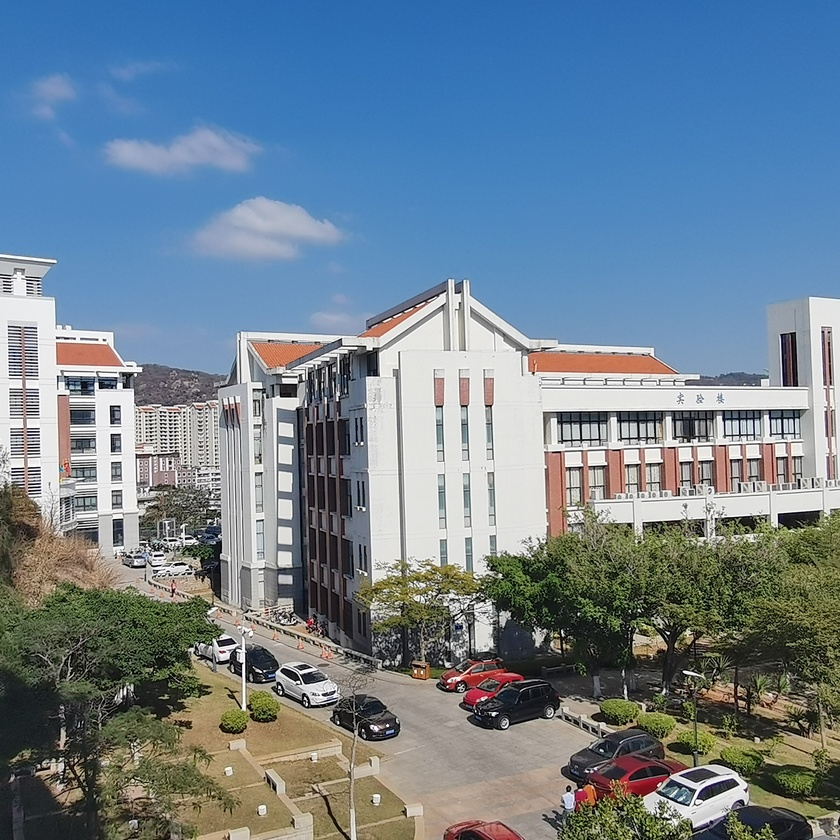
#> input picture Image_Stitching/data/1.jpg, 840 x 840 px, shrunk from 2448 x 2448 before the run; its folder holds 2 pictures in this run
$ jupyter execute --allow-errors teach_impl.ipynb   (shell and % lines are left out)   (Python 2 division)
#> lines starting #> are read from the running program, lines starting #| are printed output that depends on the picture
# 下面是手写版教程，完整版直接拉到最后

[cell 1]
import cv2
import glob
import numpy as np
import matplotlib.pyplot as plt

[cell 2]
filename_list = glob.glob("./data/*.jpg")

[cell 3]
resize_mul = 5
img_list = []
img_gray_list = []
img_gray_float_list = []
for filename in filename_list:
    img = cv2.imread(filename)
#> img is the input picture: shape (840, 840, 3); mean B, G, R 145.1, 130.2, 111.7
    x, y, _ = img.shape
#> x = 840; y = 840
    img = cv2.resize(img, (y // resize_mul, x // resize_mul))
#> img: shape (168, 168, 3)
    img_list.append(img)

    img_gray = cv2.cvtColor(img,cv2.COLOR_BGR2GRAY)
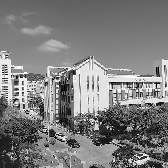
#> img_gray: shape (168, 168); min 0, max 255, mean 126.4
    img_gray_list.append(img_gray)

    img_gray_float = np.float32(img_gray)
    img_gray_float_list.append(img_gray_float)
#> pass 2 of the loop `for filename in filename_list:`:
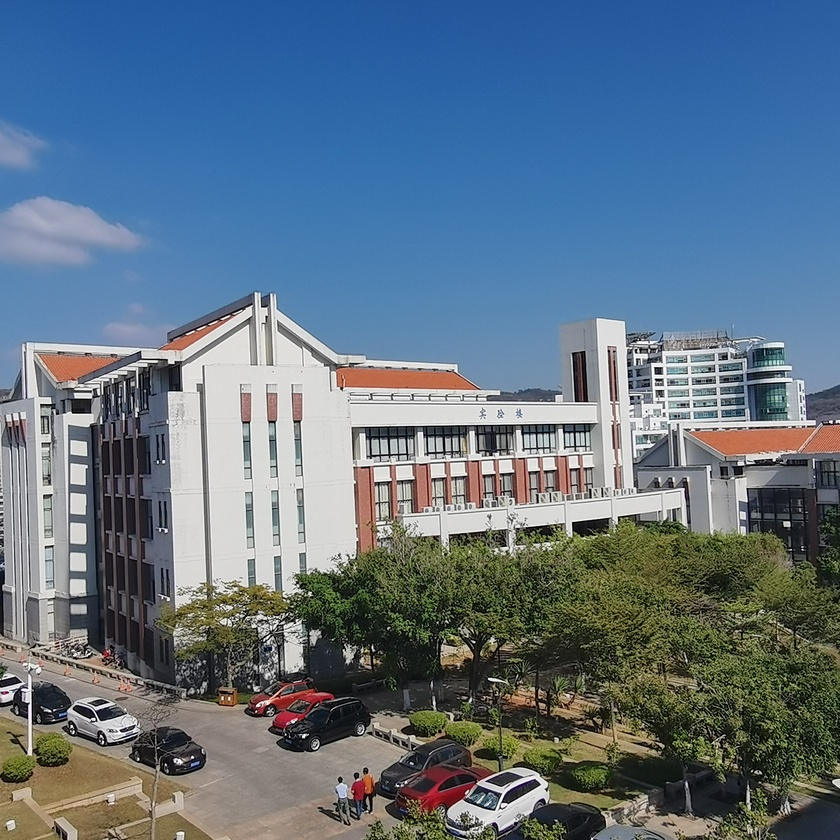
#> input picture Image_Stitching/data/2.jpg, 840 x 840 px, shrunk from 2448 x 2448 before the run
#> img is the input picture: shape (840, 840, 3); mean B, G, R 132.5, 115.3, 96.1
#> `img = cv2.resize(img, (y // resize_mul, x // resize_mul))`:
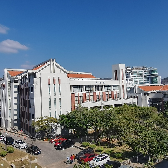
#> img: shape (168, 168, 3); mean B, G, R 132.8, 115.7, 96.5
#> `img_gray = cv2.cvtColor(img,cv2.COLOR_BGR2GRAY)`:
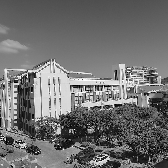
#> img_gray: shape (168, 168); min 0, max 255, mean 111.9

[cell 4]
# [9 lines left out: function show_img, not called in this run]

[cell 5]
# [12 lines of commented-out code are left out]

[cell 6]
from skimage.feature import corner_peaks
from scipy.spatial.distance import cdist

[cell 7]
def simple_descriptor(patch):
    ave = np.mean(patch)
    std = np.std(patch)
    if std==0:
        std=1
    result_patch = (patch - ave) / std
    return result_patch.flatten()

[cell 8]
def keypoint_description(image,keypoint,desc_func,patch_size=16):
    keypoint_desc = []
    for i,point in enumerate(keypoint):
        x,y = point
        patch = image[x-patch_size//2:x+int(np.ceil(patch_size/2)),y-patch_size//2:y+int(np.ceil(patch_size/2))]
        description = desc_func(patch)
        keypoint_desc.append(description)
    return np.array(keypoint_desc)

def description_matches(desc1,desc2,threshold=0.5):
    distance_array = cdist(desc1, desc2)
    matches = []
    i=0
    for each_distance_list in distance_array:
        arg_list = np.argsort(each_distance_list)
        index1 = arg_list[0]
        index2 = arg_list[1]
        if each_distance_list[index1] / each_distance_list[index2] <= threshold:
            matches.append([i,index1])
        i+=1
    return np.array(matches)

[cell 9]
from skimage import filters
# [8 lines left out: function gaussian_kernel, not called in this run]

def conv(image,kernel):
    m,n = image.shape
    kernel_m,kernel_n = kernel.shape
    image_pad = np.pad(image,((kernel_m//2,kernel_m//2),(kernel_n//2 , kernel_n//2)),'constant')
    result = np.zeros((m,n))
    for i in range(m):
        for j in range(n):
            value = np.sum(image_pad[i:i+kernel_m,j:j+kernel_n]*kernel)
            result[i,j]=value
    return result
def harris_corners(image,window_size=3,k=0.04,window_type=0):
    if window_type==0:
        window=np.ones((window_size,window_size))
    if window_type==1:
        window = gaussian_kernel(window_size,1)
    m,n = image.shape
    dx = filters.sobel_v(image)
    dy = filters.sobel_h(image)
    dx_dx = dx * dx
    dy_dy = dy * dy
    dx_dy = dx * dy
    w_dx_dx = conv(dx_dx,window)
    w_dy_dy = conv(dy_dy,window)
    w_dx_dy = conv(dx_dy,window)
    reponse = np.zeros((m,n))
    for i in range(m):
        for j in range(n):
            M=np.array([[w_dx_dx[i,j],w_dx_dy[i,j]],[w_dx_dy[i,j],w_dy_dy[i,j]]])
            R = np.linalg.det(M)-k*(np.trace(M))**2
            reponse[i,j] = R
    return reponse

[cell 10]
image1 = img_gray_list[0]
image2 = img_gray_list[1]

[cell 11]
keypoint1 = corner_peaks(harris_corners(image1),threshold_rel=0.05,exclude_border=8)
#> after the loop in harris_corners, `for i in range(m):`:
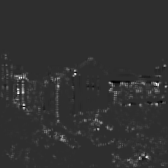
#> reponse: shape (168, 168) float64; min -0.513, max 2.32, mean 0.0394; drawn with min black and max white
#> keypoint1 = 328 pairs, first value 58 to 159, second value 9 to 159
keypoint2 = corner_peaks(harris_corners(image2),threshold_rel=0.05,exclude_border=8)
#> call 2 of harris_corners, with window_size = 3, k = 0.04, window_type = 0
#> after the loop in conv (call 5), `for i in range(m):`:
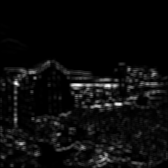
#> result: shape (168, 168) float64; min 6.73e-06, max 3.97, mean 0.195; drawn with min black and max white
#> in conv (call 6), `image_pad = np.pad(image,((kernel_m//2,kernel_m//2),(kernel_n//2 , ker..`:
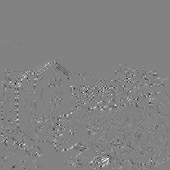
#> image_pad: shape (170, 170) float64; min -0.327, max 0.312, mean -4.19e-05; drawn with min black and max white
#> after the loop in conv (call 6), `for i in range(m):`:
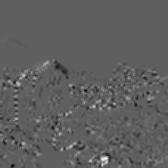
#> result: shape (168, 168) float64; min -0.78, max 1.3, mean -0.000404; drawn with min black and max white
#> after the loop in harris_corners (call 2), `for i in range(m):`:
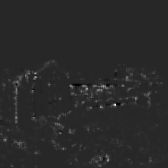
#> reponse: shape (168, 168) float64; min -0.541, max 2.93, mean 0.0328; drawn with min black and max white
#> keypoint2 = 237 pairs, first value 61 to 159, second value 8 to 157

[cell 12]
desc1 = keypoint_description(image1,keypoint1,desc_func=simple_descriptor,patch_size=5)
#> the loop in keypoint_description, `for i,point in enumerate(keypoint):` made 328 passes
#> (x, y) on passes 1 to 3: (93, 18), (83, 156), (77, 21)
#> after the loop in keypoint_description, `for i,point in enumerate(keypoint):`: keypoint_desc = 328 items
desc2 = keypoint_description(image2,keypoint2,desc_func=simple_descriptor,patch_size=5)
#> the loop in keypoint_description (call 2), `for i,point in enumerate(keypoint):` made 237 passes
#> (x, y) on passes 1 to 3: (104, 115), (77, 35), (88, 87)

[cell 13]
harris_corners(image1).shape
#> Out = (168, 168)

[cell 14]
keypoint1.shape
#> Out = (328, 2)

[cell 15]
def plot_matches(ax,image1,image2,keypoint1,keypoint2,matches):
    H1,W1 = image1.shape
    H2,W2 = image2.shape
    if H1>H2:
        new_image2 = np.zeros((H1,W2))
        new_image2[:H2,:] = image2
        image2 = new_image2
    if H1<H2:
        new_image1 = np.zeros((H2,W1))
        new_image2[:H1,:]=image1
        image1 = new_image1
    image = np.concatenate((image1,image2),axis=1)
#     ax.scatter(keypoint1[:,1],keypoint1[:,0],facecolors='none',edgecolors='k')
#     ax.scatter(keypoint2[:,1]+image1.shape[1],keypoint2[:,0],facecolors='none',edgecolors='k')
    ax.imshow(image,interpolation='nearest',cmap='gray')
    for one_match in matches:
        index1 = one_match[0]
        index2 = one_match[1]
        color = np.random.rand(3)
        ax.scatter(keypoint1[index1,1],keypoint1[index1,0],facecolors='none',edgecolors='k')
        ax.scatter(keypoint2[index2,1]+image1.shape[1],keypoint2[index2,0],facecolors='none',edgecolors='k')
        ax.plot((keypoint1[index1,1],keypoint2[index2,1] + image1.shape[1]),
                (keypoint1[index1,0],keypoint2[index2,0]),'-',color=color)

[cell 16]
matches = description_matches(desc1,desc2,threshold=0.7)
#> in description_matches, `distance_array = cdist(desc1, desc2)`:
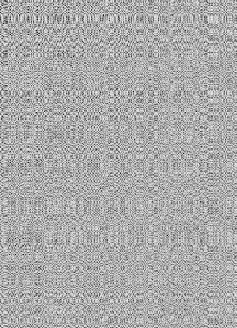
#> distance_array: shape (328, 237) float64; min 0.607, max 7.95, mean 5.56; drawn with min black and max white

fig,ax = plt.subplots(1,1,figsize=(15,12))

ax.axis('off')
plot_matches(ax,image1,image2,keypoint1,keypoint2,matches)
#> in plot_matches, `image = np.concatenate((image1,image2),axis=1)`:
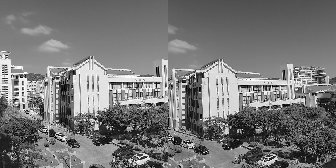
#> image: shape (168, 336); min 0, max 255, mean 119.2
#> the loop in plot_matches, `for one_match in matches:` made 17 passes
#> one_match on passes 1 to 12: [4, 53], [43, 42], [44, 39], [56, 73], [90, 53], [91, 133], [92, 100], [100, 73], [119, 18], [139, 134], [153, 183], [188, 100]
plt.show()
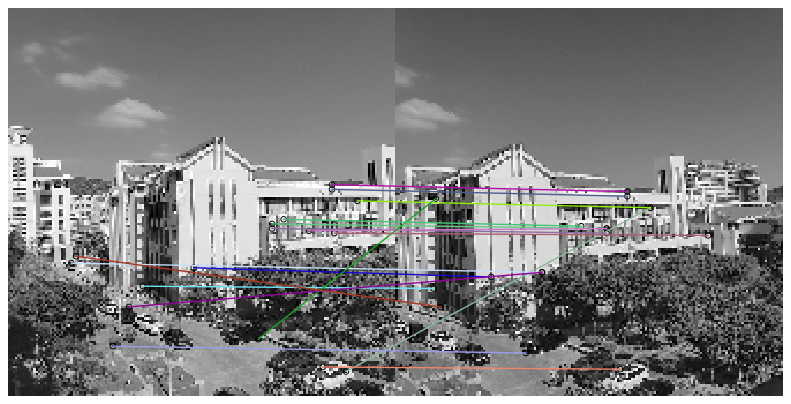
#> figure drawn by matplotlib, 1 panel

[cell 17]
pts1 = []
pts2 = []
for one_match in matches:
    index1 = one_match[0]
    index2 = one_match[1]
    pts1.append([keypoint1[index1,0],keypoint1[index1,1]])
    pts2.append([keypoint2[index2,0],keypoint2[index2,1]])
#> this loop made 17 passes
pts1 = np.float32(pts1)
pts2 = np.float32(pts2)

[cell 18]
F, mask = cv2.findHomography(pts1, pts2, cv2.RANSAC)

[cell 19]
# 寻则内部点
pts1 = pts1[mask.ravel() == 1]
pts2 = pts2[mask.ravel() == 1]

[cell 20]
H1,W1 = image1.shape
H2,W2 = image2.shape
if H1>H2:
    new_image2 = np.zeros((H1,W2))
    new_image2[:H2,:] = image2
    image2 = new_image2
if H1<H2:
    new_image1 = np.zeros((H2,W1))
    new_image2[:H1,:]=image1
    image1 = new_image1
image = np.concatenate((image1,image2),axis=1)

[cell 21]
fig,ax = plt.subplots(1,1,figsize=(15,12))

ax.axis('off')
ax.imshow(image,interpolation='nearest',cmap='gray')

for i in range(len(pts1)):
    color = np.random.rand(3)
    ax.scatter(pts1[i][1],pts1[i,0],facecolors='none',edgecolors='k')
    ax.scatter(pts2[i,1]+image1.shape[1],pts2[i,0],facecolors='none',edgecolors='k')
    ax.plot((pts1[i,1],pts2[i,1] + image1.shape[1]),
        (pts1[i,0],pts2[i,0]),'-',color=color)
#> this loop made 7 passes
plt.show()

[cell 22]
img_changed = cv2.warpPerspective(image2, F, (image2.shape[1]*2,image2.shape[0]*2))
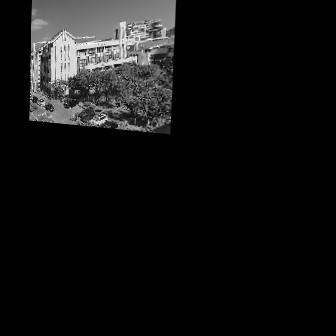
#> img_changed: shape (336, 336); min 0, max 253, mean 18.2
